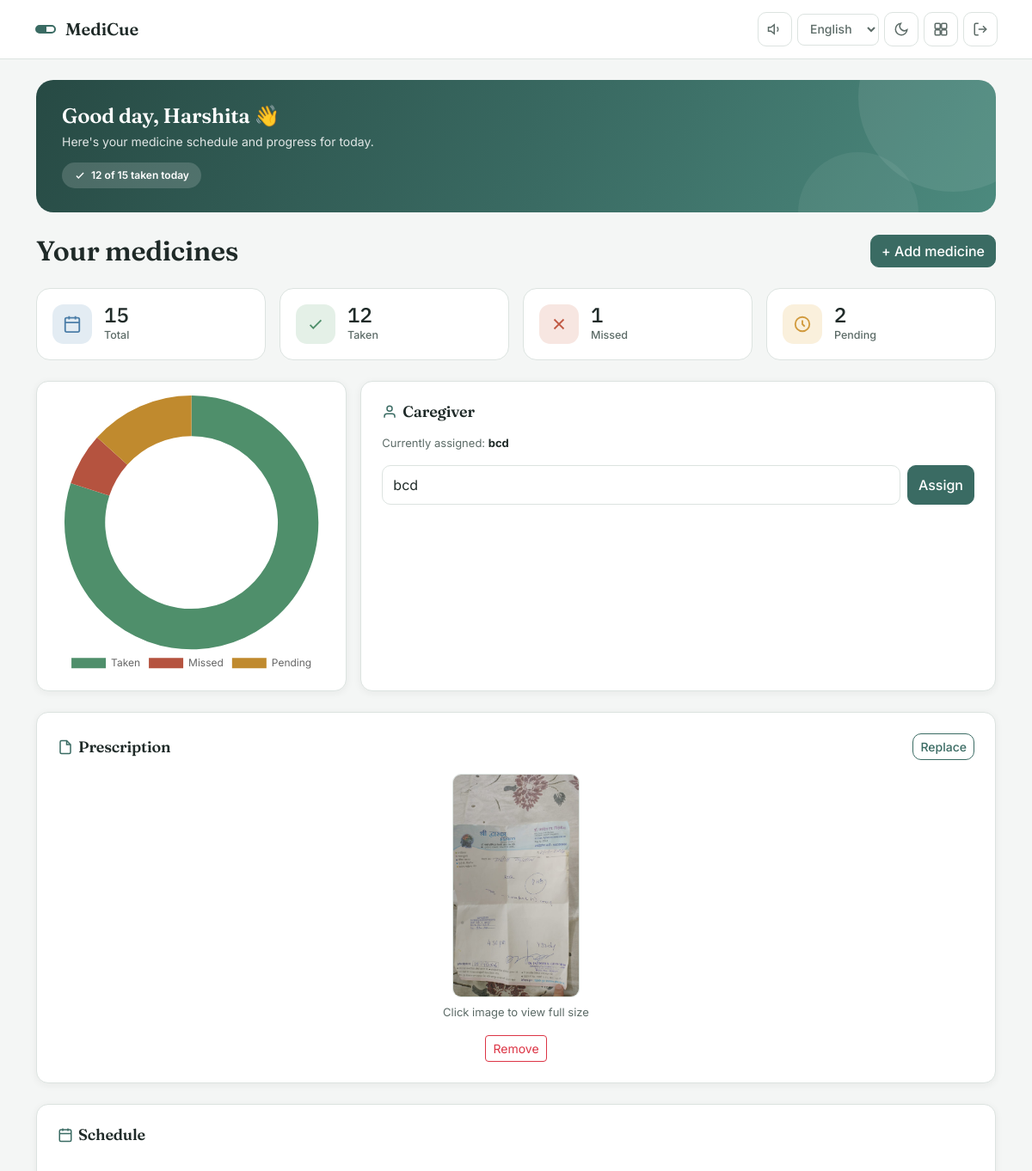
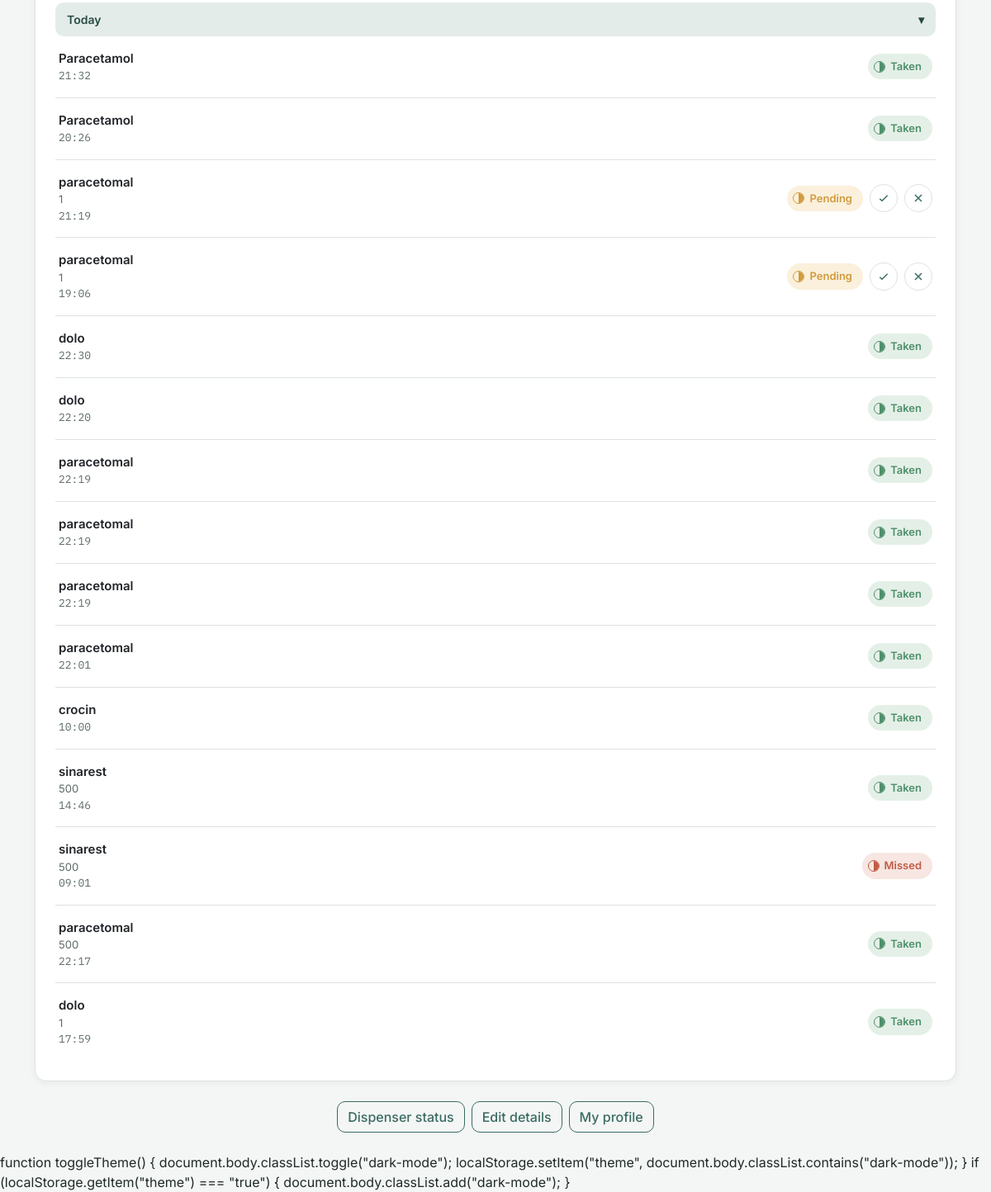
/patient/ (signed in), run on the app's committed database (2 pictures, top to bottom).
### main/models.py (models this page shows, shortened)
class Profile(models.Model):
    ROLE_CHOICES = (
        ('doctor', 'Doctor'),
        ('patient', 'Patient'),
        ('caregiver', 'Caregiver'),
    )
    user = models.OneToOneField(User, on_delete=models.CASCADE)
    role = models.CharField(max_length=20, choices=ROLE_CHOICES)
    caregiver = models.ForeignKey(
        User,
        on_delete=models.SET_NULL,
        null=True,
        blank=True,
        related_name='patients',
        limit_choices_to={'profile__role': 'caregiver'}
    )
    age             = models.IntegerField(null=True, blank=True)
    gender          = models.CharField(max_length=10, blank=True)
    phone           = models.CharField(max_length=15, blank=True)
    address         = models.TextField(blank=True)
    medical_history = models.TextField(blank=True)
    prescription_image = models.ImageField(
        upload_to='prescriptions/',
        blank=True,
        null=True
    )
    prescription_ocr_text = models.TextField(blank=True, null=True)
    prescription_confirmed_text = models.TextField(blank=True, null=True)
    prescription_confirmed_by = models.ForeignKey(
        User, on_delete=models.SET_NULL, null=True, blank=True,
        related_name='prescriptions_confirmed'
    )
    prescription_confirmed_at = models.DateTimeField(null=True, blank=True)

class Medicine(models.Model):
    STATUS_CHOICES = (
        ('pending', 'Pending'),
        ('taken', 'Taken'),
        ('missed', 'Missed'),
    )
    patient = models.ForeignKey(User, on_delete=models.CASCADE, related_name='medicines')
    name    = models.CharField(max_length=100)
    dosage  = models.CharField(max_length=50, blank=True, null=True)
    time    = models.TimeField()
    date    = models.DateField(auto_now_add=True)
    prescribed_by = models.ForeignKey(
        User,
        on_delete=models.SET_NULL,
        null=True,
        blank=True,
        related_name='prescriptions'
    )
    status = models.CharField(max_length=20, choices=STATUS_CHOICES, default='pending')
    notes  = models.TextField(blank=True, null=True)

### main/views.py (the view, shortened to what this page needs)
# urls.py: path('patient/', views.user_dashboard, name='user_dashboard'),
@login_required
def user_dashboard(request):
    profile = get_user_role(request.user)
    if profile.role != 'patient':
        return redirect('home')
    user      = request.user
    medicines = Medicine.objects.filter(patient=user).order_by('-id')
    print("DASHBOARD MEDICINES:", list(medicines.values('name', 'status')))
    taken_count   = medicines.filter(status='taken').count()
    missed_count  = medicines.filter(status='missed').count()
    pending_count = medicines.count() - taken_count - missed_count
    caregivers    = User.objects.filter(profile__role='caregiver')
    print("USER:", request.user.username)
    print("MEDICINES:", list(Medicine.objects.filter(patient=request.user).values('name', 'status')))
    profile.refresh_from_db()
    from collections import defaultdict
    from django.utils import timezone
    grouped_medicines = defaultdict(list)
    for med in medicines:
        date = med.created_at.date() if hasattr(med, 'created_at') else timezone.now().date()
        grouped_medicines[date].append(med)
    grouped_medicines = dict(sorted(grouped_medicines.items(), reverse=True))
    today     = timezone.now().date()
    yesterday = today - timezone.timedelta(days=1)
    return render(request, 'main/user_dashboard.html', {
        'medicines':         medicines,
        'taken_count':       taken_count,
        'missed_count':      missed_count,
        'pending_count':     pending_count,
        'profile':           profile,
        'caregivers':        caregivers,
        'grouped_medicines': grouped_medicines,
        'today':             today,
        'yesterday':         yesterday,
    })

### templates/main/user_dashboard.html (shortened to what this page needs)
{% extends 'main/base.html' %}
{% load i18n %}
{% block content %}
<div class="hero">
    <h2>{% trans "Good day" %}, {{ request.user.username|title }} 👋</h2>
    <p>{% trans "Here's your medicine schedule and progress for today." %}</p>
    <span class="hero-badge">
        <svg width="14" height="14" viewBox="0 0 24 24" fill="none" stroke="#fff" stroke-width="2.4"><path d="M5 13l4 4L19 7"/></svg>
        {{ taken_count }} {% trans "of" %} {{ medicines|length }} {% trans "taken today" %}
    </span>
</div>
<div class="d-flex justify-content-between align-items-center mb-4">
    <h2 class="mb-0">{% trans "Your medicines" %}</h2>
    <a href="{% url 'patient_add_medicine' %}" class="btn btn-primary">
        + {% trans "Add medicine" %}
    </a>
</div>
<div class="row g-3 mb-4">
    <div class="col-6 col-md-3">
        <div class="istat istat--blue">
            <div class="istat-icon"><svg viewBox="0 0 24 24" fill="none" stroke="currentColor" stroke-width="2"><rect x="3" y="4" width="18" height="18" rx="2"/><path d="M16 2v4M8 2v4M3 10h18"/></svg></div>
            <div><div class="value">{{ medicines|length }}</div><div class="label">{% trans "Total" %}</div></div>
        </div>
    </div>
    <div class="col-6 col-md-3">
        <div class="istat istat--taken">
            <div class="istat-icon"><svg viewBox="0 0 24 24" fill="none" stroke="currentColor" stroke-width="2"><path d="M5 13l4 4L19 7"/></svg></div>
            <div><div class="value">{{ taken_count }}</div><div class="label">{% trans "Taken" %}</div></div>
        </div>
    </div>
    <div class="col-6 col-md-3">
        <div class="istat istat--missed">
            <div class="istat-icon"><svg viewBox="0 0 24 24" fill="none" stroke="currentColor" stroke-width="2"><path d="M6 6l12 12M18 6L6 18"/></svg></div>
            <div><div class="value">{{ missed_count }}</div><div class="label">{% trans "Missed" %}</div></div>
        </div>
    </div>
    <div class="col-6 col-md-3">
        <div class="istat istat--pending">
            <div class="istat-icon"><svg viewBox="0 0 24 24" fill="none" stroke="currentColor" stroke-width="2"><circle cx="12" cy="12" r="9"/><path d="M12 7v5l3 3"/></svg></div>
            <div><div class="value">{{ pending_count }}</div><div class="label">{% trans "Pending" %}</div></div>
        </div>
    </div>
</div>
<div class="row g-3 mb-4">
    <div class="col-md-4">
        <div class="card p-3 h-100 d-flex align-items-center justify-content-center">
            <canvas id="chart"></canvas>
        </div>
    </div>
    <div class="col-md-8">
        <div class="card p-4 h-100">
            <h3 class="section-title">
            <svg width="18" height="18" viewBox="0 0 24 24" fill="none" stroke="#3A6B63" stroke-width="2" style="vertical-align:-3px; margin-right:6px;">
                <path d="M20 21v-2a4 4 0 00-4-4H8a4 4 0 00-4 4v2"/><circle cx="12" cy="7" r="4"/>
            </svg>{% trans "Caregiver" %}</h3>
            {% if profile.caregiver %}
                <p class="med-meta mb-3">{% trans "Currently assigned" %}: <strong style="color:var(--ink)">{{ profile.caregiver.username }}</strong></p>
            {% else %}
                <p class="med-meta mb-3">{% trans "No caregiver assigned yet." %}</p>
            {% endif %}
            <form method="POST" class="d-flex gap-2">
                <select name="caregiver" class="form-select">
                    {% for cg in caregivers %}
                        <option value="{{ cg.id }}" {% if profile.caregiver == cg %}selected{% endif %}>{{ cg.username }}</option>
                    {% endfor %}
                </select>
                <button type="submit" class="btn btn-primary text-nowrap">{% trans "Assign" %}</button>
            </form>
        </div>
    </div>
</div>
<div class="card p-4 mb-4">
    <div class="d-flex justify-content-between align-items-center mb-3">
        <h3 class="section-title mb-0">
            <svg width="18" height="18" viewBox="0 0 24 24" fill="none" stroke="#3A6B63" stroke-width="2" style="vertical-align:-3px; margin-right:6px;">
                <path d="M14 2H6a2 2 0 00-2 2v16a2 2 0 002 2h12a2 2 0 002-2V8z"/><path d="M14 2v6h6"/>
            </svg>{% trans "Prescription" %}</h3>
        <a href="{% url 'upload_prescription' %}" class="btn btn-outline-primary btn-sm">
            {% if profile.prescription_image %}{% trans "Replace" %}{% else %}{% trans "Upload" %}{% endif %}
        </a>
    </div>
    {% if profile.prescription_image %}
        <div class="text-center">
            <img src="{{ profile.prescription_image.url }}" alt="Prescription"
                 onclick="openImage('{{ profile.prescription_image.url }}')"
                 style="max-width:100%; max-height:260px; border-radius:10px; border:1px solid var(--line); object-fit:contain; cursor:pointer;">
            <div class="med-meta mt-2">{% trans "Click image to view full size" %}</div>
            <a href="{% url 'delete_prescription' %}" class="btn btn-outline-danger btn-sm mt-3"
               onclick="return confirm('Remove prescription image?')">{% trans "Remove" %}</a>
        </div>
    {% else %}
        <p class="med-meta mb-0">{% trans "No prescription uploaded yet." %}
            <a href="{% url 'upload_prescription' %}">{% trans "Upload now" %}</a>
        </p>
    {% endif %}
</div>
<div class="card p-4 mb-4">
    <h3 class="section-title">
        <svg width="18" height="18" viewBox="0 0 24 24" fill="none" stroke="#3A6B63" stroke-width="2" style="vertical-align:-3px; margin-right:6px;">
            <rect x="3" y="4" width="18" height="18" rx="2"/><path d="M16 2v4M8 2v4M3 10h18"/>
        </svg>{% trans "Schedule" %}</h3>
    {% for date, meds in grouped_medicines.items %}
        <div class="date-header" data-bs-toggle="collapse" data-bs-target="#date{{ forloop.counter }}">
            <span>
                {% if date == today %}{% trans "Today" %}
                {% elif date == yesterday %}{% trans "Yesterday" %}
                {% else %}{{ date|date:"F d, Y" }}{% endif %}
            </span>
            <span>▾</span>
        </div>
        <div id="date{{ forloop.counter }}" class="collapse show">
            {% for med in meds %}
            <div class="med-row">
                <div>
                    <div class="med-name">{{ med.name }}</div>
                    {% if med.dosage %}<div class="med-meta">{{ med.dosage }}</div>{% endif %}
                    <div class="med-time">{{ med.time|time:"H:i" }}</div>
                </div>
                <div class="d-flex align-items-center gap-2">
                    {% if med.status == 'taken' %}
                        <span class="capsule capsule--taken">
                            <span class="capsule-dot"></span> {% trans "Taken" %}
                        </span>
                    {% elif med.status == 'missed' %}
                        <span class="capsule capsule--missed">
                            <span class="capsule-dot"></span> {% trans "Missed" %}
                        </span>
                    {% else %}
                        <span class="capsule capsule--pending">
                            <span class="capsule-dot"></span> {% trans "Pending" %}
                        </span>
                    {% endif %}
                    {% if med.status == 'pending' %}
                    <a href="{% url 'take_medicine' med.id %}" class="action-btn take" title="Mark taken" aria-label="Mark taken">
                        <svg viewBox="0 0 24 24" fill="none" stroke="currentColor" stroke-width="2.2" width="16" height="16">
                            <path d="M5 13l4 4L19 7"/>
                        </svg>
                    </a>
                    <a href="{% url 'mark_missed' med.id %}" class="action-btn miss" title="Mark missed" aria-label="Mark missed">
                        <svg viewBox="0 0 24 24" fill="none" stroke="currentColor" stroke-width="2.2" width="16" height="16">
                            <path d="M6 6l12 12M18 6L6 18"/>
                        </svg>
                    </a>
                    {% endif %}
                </div>
            </div>
            {% endfor %}
        </div>
    {% empty %}
        <p class="text-center med-meta">{% trans "No medicines assigned." %}</p>
    {% endfor %}
</div>
<div class="d-flex justify-content-center gap-2 flex-wrap mb-4">
    <a href="{% url 'dispenser_status' %}" class="btn btn-outline-primary">{% trans "Dispenser status" %}</a>
    <a href="{% url 'edit_profile' %}" class="btn btn-outline-primary">{% trans "Edit details" %}</a>
    <a href="{% url 'patient_profile' request.user.id %}" class="btn btn-outline-primary">{% trans "My profile" %}</a>
</div>
<script>
document.addEventListener("DOMContentLoaded", function () {
    const ctx = document.getElementById('chart');
    if (ctx) {
        new Chart(ctx, {
            type: 'doughnut',
            data: {
                labels: ['{% trans "Taken" %}', '{% trans "Missed" %}', '{% trans "Pending" %}'],
                datasets: [{
                    data: [{{ taken_count|default:0 }}, {{ missed_count|default:0 }}, {{ pending_count|default:0 }}],
                    backgroundColor: ['#4F8F6B', '#B5533F', '#C08A2E'],
                    borderWidth: 0
                }]
            },
            options: { plugins: { legend: { position: 'bottom', labels: { font: { family: 'Inter' } } } }, cutout: '68%' }
        });
    }
});
function openImage(url) { document.getElementById('imgModalSrc').src = url; document.getElementById('imgModal').style.display = 'flex'; }
function closeModal() { document.getElementById('imgModal').style.display = 'none'; }
document.addEventListener('keydown', e => { if (e.key === 'Escape') closeModal(); });
</script>
{% endblock %}

### templates/main/base.html (shortened to what this page needs)
<!DOCTYPE html>
<html lang="en">
<head>
    <link href="https://cdn.jsdelivr.net/npm/bootstrap@5.3.0/dist/css/bootstrap.min.css" rel="stylesheet">
</head>
<body>
<nav class="app-nav">
    <div class="container-fluid d-flex justify-content-between align-items-center">
        <a class="brand" href="{% url 'home' %}">
            <svg class="brand-mark" viewBox="0 0 26 26" fill="none" xmlns="http://www.w3.org/2000/svg">
                <rect x="2" y="9" width="22" height="8" rx="4" stroke="#3A6B63" stroke-width="2"/>
                <path d="M13 9V17" stroke="#3A6B63" stroke-width="2"/>
                <rect x="2" y="9" width="11" height="8" rx="4" fill="#3A6B63"/>
            </svg>
            MediCue
        </a>
        <div class="nav-actions">
            <button onclick="testAudio()" class="icon-btn" title="Enable audio reminders" aria-label="Enable audio reminders" id="audioBtn">
                <svg viewBox="0 0 24 24" fill="none" stroke="currentColor" stroke-width="2" width="18" height="18">
                    <path d="M11 5L6 9H2v6h4l5 4V5z"/><path d="M15.5 8.5a5 5 0 010 7"/>
                </svg>
            </button>
            <select id="langSelect" onchange="changeLanguage(this.value)" class="text-link-btn" style="border:1px solid var(--line); cursor:pointer; padding-right:4px;">
                <option value="en">English</option>
            </select>
            <button onclick="toggleTheme()" class="icon-btn" title="Toggle theme" aria-label="Toggle theme">
                <svg viewBox="0 0 24 24" fill="none" stroke="currentColor" stroke-width="2" width="18" height="18">
                    <path d="M21 12.8A9 9 0 1111.2 3 7 7 0 0021 12.8z"/>
                </svg>
            </button>
            <a class="icon-btn" href="{% url 'home' %}" title="Dashboard" aria-label="Dashboard">
                <svg viewBox="0 0 24 24" fill="none" stroke="currentColor" stroke-width="2" width="18" height="18">
                    <rect x="3" y="3" width="8" height="8" rx="1.5"/><rect x="13" y="3" width="8" height="8" rx="1.5"/>
                    <rect x="3" y="13" width="8" height="8" rx="1.5"/><rect x="13" y="13" width="8" height="8" rx="1.5"/>
                </svg>
            </a>
            <a class="icon-btn" href="{% url 'logout' %}" title="Log out" aria-label="Log out">
                <svg viewBox="0 0 24 24" fill="none" stroke="currentColor" stroke-width="2" width="18" height="18">
                    <path d="M9 21H5a2 2 0 01-2-2V5a2 2 0 012-2h4"/><path d="M16 17l5-5-5-5"/><path d="M21 12H9"/>
                </svg>
            </a>
        </div>
    </div>
</nav>
<div class="container mt-4">
    {% block content %}{% endblock %}
</div>
function toggleTheme() {
    document.body.classList.toggle("dark-mode");
    localStorage.setItem("theme", document.body.classList.contains("dark-mode"));
}
if (localStorage.getItem("theme") === "true") { document.body.classList.add("dark-mode"); }
</body>
</html>

### data on the page
Profile: caregiver.username "bcd", caregiver "bcd", prescription_image (picture)
Medicine: name "Paracetamol", time "21:32"
Medicine: name "Paracetamol", time "20:26"
Medicine: name "paracetomal", dosage "1", time "21:19", status "pending" (drawn)
Medicine: name "paracetomal", dosage "1", time "19:06", status "pending" (drawn)
Medicine: name "dolo", time "22:30"
Medicine: name "dolo", time "22:20"
Medicine: name "paracetomal", time "22:19"
Medicine: name "paracetomal", time "22:19"
Medicine: name "paracetomal", time "22:19"
Medicine: name "paracetomal", time "22:01"
Medicine: name "crocin", time "10:00"
Medicine: name "sinarest", dosage "500", time "14:46"
Medicine: name "sinarest", dosage "500", time "09:01"
Medicine: name "paracetomal", dosage "500", time "22:17"
Medicine: name "dolo", dosage "1", time "17:59"

### other printed values
{{ request.user.username|title }} "Harshita"
{{ taken_count }} "12"
{{ medicines|length }} "15"
{{ missed_count }} "1"
{{ pending_count }} "2"
